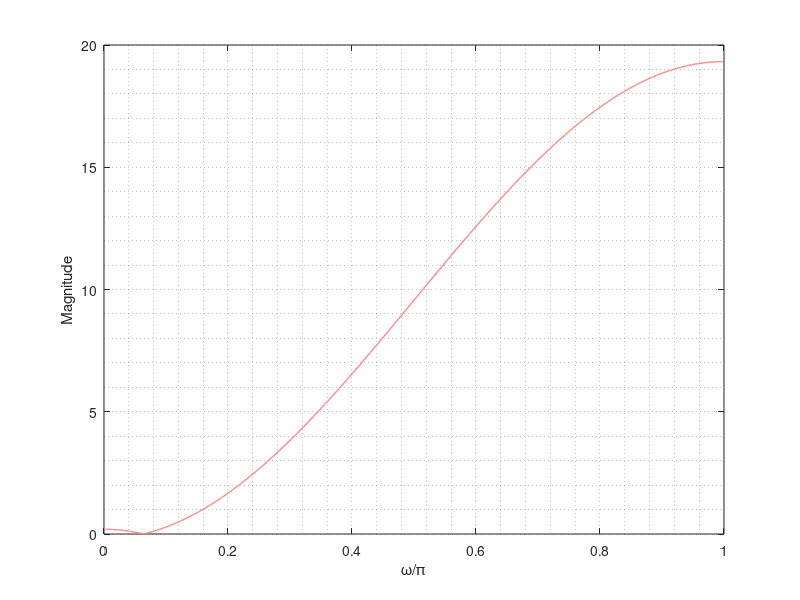

This figure's MATLAB source:
h = [-4.8788 9.5631 -4.8788];
[H,w] = freqz(h,1,512);
plot(w/pi,abs(H),'LineWidth',1,'color',[1,0.5,0.5]); 
grid minor
xlabel('\omega/\pi'); 
ylabel('Magnitude');
